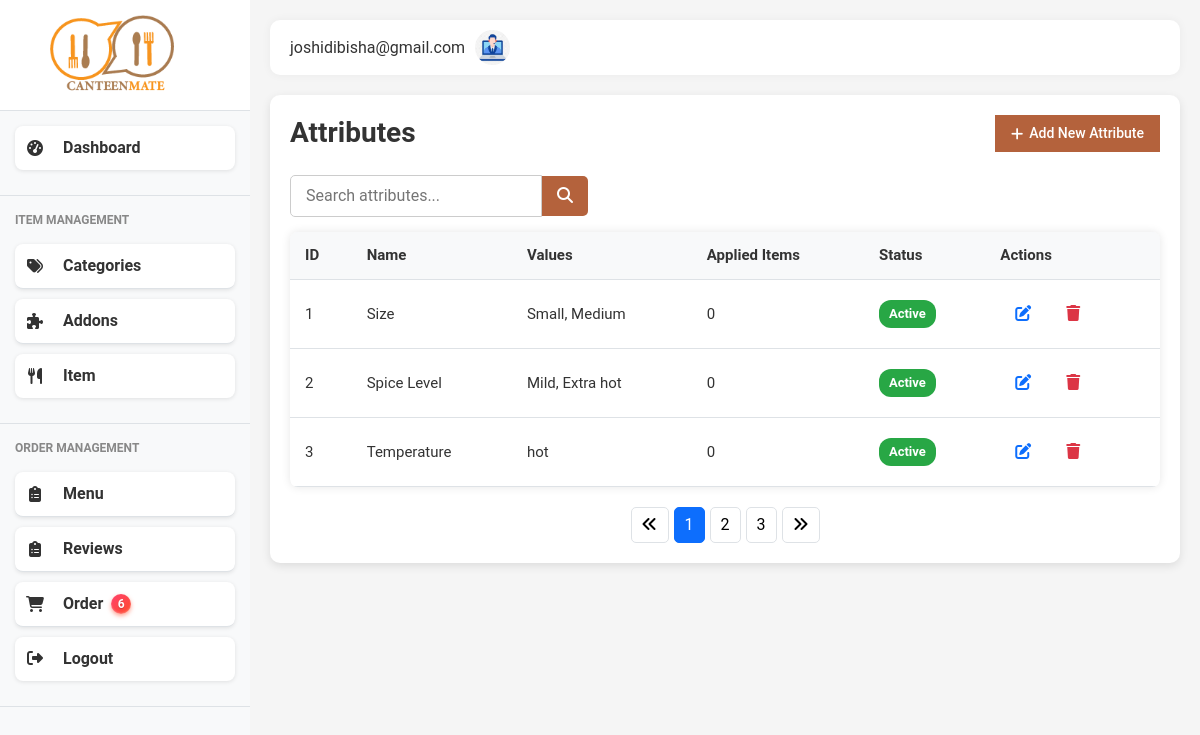
Screenshot of /admin/attributes (signed in) with the database file from the repository.
### models.py (models this page shows, shortened)
class User(db.Model):
    id = db.Column(db.Integer, primary_key=True)
    fullname = db.Column(db.String(100), nullable=False)
    email = db.Column(db.String(100), unique=True, nullable=False)
    password = db.Column(db.String(200), nullable=False)
    role = db.Column(db.String(20), nullable=False)
    phone = db.Column(db.String(10))
    created_at = db.Column(db.DateTime, server_default=db.func.now())

class Attribute(db.Model):
    __tablename__ = 'attributes'
    id = db.Column(db.Integer, primary_key=True)
    name = db.Column(db.String(100), nullable=False, unique=True)
    status = db.Column(db.Boolean, default=True)
    values = db.relationship('AttributeValue', backref='attribute', cascade='all, delete-orphan')

### main.py (the view)
@app.route('/admin/attributes')
@login_required
def attribute():
    user_id = session['user_id']
    user = User.query.get(user_id)
    attributes = Attribute.query.all()
    return render_template('admin/attribute.html',attributes=attributes, user=user, active_page='attributes')

### main.py (called while the page is built)
def login_required(view):
    @functools.wraps(view)
    def wrapped_view(**kwargs):
        if 'user_id' not in session:
            flash('Please log in to access this page', 'warning')
            return redirect(url_for('login'))
        return view(**kwargs)
    return wrapped_view

@app.context_processor
def inject_new_orders_count():
    count = Order.query.filter_by(status='pending').count()
    print(count)
    return dict(new_orders_count=count)

### templates/admin/attribute.html (shortened to what this page needs)
{% extends "admin/admin_base.html" %}
{% block content %}
    <div class="attribute-content">
        <div class="section-header">
            <h1 class="page-title">Attributes</h1>
            <button class="add-btn"><i class="fas fa-plus"></i> Add New Attribute</button>
        </div>
        <div class="section-filters">
        <div class="search-box">
            <input type="text" placeholder="Search attributes...">
           <button><i class="fas fa-search"></i></button>
        </div>
        </div>
        <div class="attributes-list" style="{% with messages = get_flashed_messages(with_categories=true) %}
            {% endwith %}">
            <div class="data-table">
            <table>
                <thead>
                    <tr>
                        <th>ID</th>
                        <th>Name</th>
                        <th>Values</th>
                        <th>Applied Items</th>
                        <th>Status</th>
                        <th>Actions</th>
                    </tr>
                </thead>
                <tbody>
                    {% for attribute in attributes %}
                    <tr>
                        <td>{{ attribute.id }}</td>
                        <td>{{ attribute.name }}</td>
                        <td>
                            {{ attribute.values | map(attribute='value') | join(', ') }}
                        </td>
                        <td>{{ attribute.items|length }}</td>
                        <td>
                            <span class="status-badge {{ 'active' if attribute.status else 'inactive' }}">
                                {{ 'Active' if attribute.status else 'Inactive' }}
                            </span>
                        </td>
                        <td class="actions">
                          <button class="btn-edit"
                              data-id="{{ attribute.id }}"
                              data-name="{{ attribute.name }}"
                              data-status="{{ 'active' if attribute.status else 'inactive' }}"
                              data-values-count="{{ attribute.values|length }}"
                              {% for v in attribute.values %}
                                data-value{{ loop.index0 }}="{{ v.value }}"
                                data-price{{ loop.index0 }}="{{ v.price_adjustment }}"
                              {% endfor %}
                          ><i class="fas fa-edit"></i></button>
                          <button class="btn-delete"><i class="fas fa-trash"></i></button>
                        </td>
                    </tr>
                {% endfor %}
                </tbody>
            </table>
            </div>
        </div>
        <div class="pagination">
            <button class="btn-page"><i class="fas fa-angles-left"></i> </button>
            <button class="btn-page active">1</button>
            <button class="btn-page">2</button>
            <button class="btn-page">3</button>
            <button class="btn-page"><i class="fas fa-angles-right"></i> </button>
        </div>
    </div>
    {% endblock %}

### templates/admin/admin_base.html (shortened to what this page needs)
<!DOCTYPE html>
<html lang="en">
<head>
    <link href="https://cdnjs.cloudflare.com/ajax/libs/bootstrap/5.3.0/css/bootstrap.min.css" rel="stylesheet">
    <link href="https://cdnjs.cloudflare.com/ajax/libs/font-awesome/6.4.0/css/all.min.css" rel="stylesheet">
    <link href="{{ url_for('static', filename='css/style.css') }}" rel="stylesheet">
    <link href="{{ url_for('static', filename='css/admin_styles.css') }}" rel="stylesheet">
    <link href="{{ url_for('static', filename='css/content-page.css') }}" rel="stylesheet">
</head>
<body>
    <div class="d-flex">
    <div class="sidebar">
        <div class="brand">
            <img src="{{ url_for('static', filename='img/logo.png') }}" href={{ url_for('dashboard')}} alt="Canteen Logo">
        </div>
        <nav>
            <div class="menu-section">
                <a href="{{ url_for('dashboard')}}" class="menu-item {% if active_page == 'dashboard' %}active{% endif %}">
                    <i class="fas fa-tachometer-alt"></i>
                    Dashboard
                </a>
            </div>
            <div class="menu-section">
                <div class="menu-title">ITEM MANAGEMENT</div>
                <a href="{{ url_for('categories') }}" class="menu-item {% if active_page == 'categories' %}active{% endif %}">
                    <i class="fas fa-tags"></i>
                    Categories
                </a>
                <a href="{{ url_for('addons')}}" class="menu-item {% if active_page == 'addons' %}active{% endif %}">
                    <i class="fas fa-puzzle-piece"></i>
                    Addons
                </a>
                <a href="{{ url_for('items')}}" class="menu-item  {% if active_page == 'items' %}active{% endif %}">
                    <i class="fas fa-utensils"></i>
                    Item
                </a>
            </div>
            <div class="menu-section">
                <div class="menu-title">ORDER MANAGEMENT</div>
                <a href="{{ url_for('menu') }}" class="menu-item  {% if active_page == 'menu' %}active{% endif %}">
                    <i class="fas fa-clipboard-list"></i>
                    Menu
                </a>
                <a href="{{ url_for('admin_reviews') }}" class="menu-item  {% if active_page == 'reviews' %}active{% endif %}">
                    <i class="fas fa-clipboard-list"></i>
                    Reviews
                </a>
               <a href="{{ url_for('admin_orders') }}" class="menu-item {% if active_page == 'admin_orders' %}active{% endif %}">
                <i class="fas fa-shopping-cart"></i>
                Order
                {% if new_orders_count > 0 %}
                <span class="order_badge">{{ new_orders_count }}</span>
                {% endif %}
            </a>
                <a href="{{ url_for('logout') }}" class="menu-item {% if active_page == 'logout' %}active{% endif %}">
                    <div class="menu-icon"><i class="fas fa-sign-out-alt"></i></div>
                    <div class="menu-text">Logout</div>
                </a>
            </div>
        </nav>
    </div>
    <div class="content-wrapper">
        <div class="top-navbar">
            <div class="d-flex align-items-center">
                <div class="user-profile">
                    <div class="user-info">
                        <div class="user-email">{{ user.email }}</div>
                    </div>
                    <img src="{{ url_for('static', filename='img/admin.jpg') }}" alt="User Avatar">
                </div>
            </div>
        </div>
    {% block content %}{% endblock %}
</body>
</html>

### static/css/style.css (style rules this page uses)
:root { --primary-color: #f7941d; --secondary-color: #e74c3c; --light-gray: #f8f9fa; --dark-gray: #343a40; --success-color: #28a745; --warning-color: #ffc107; --danger-color: #dc3545; --border-color: #dee2e6; }
body { font-family: 'Segoe UI', Tahoma, Geneva, Verdana, sans-serif; background-color: #f5f5f5; overflow-x: hidden; }
.d-flex { display: flex; }
.sidebar { height: 100vh; flex: 0 0 clamp(200px, 25%, 250px); overflow-y: auto; position: fixed; width: clamp(200px, 25%, 250px); background-color: #f8f9fa; transition: transform 0.3s ease, width 0.3s ease; z-index: 1000; }
.brand { background-color: white; padding: 15px; border-bottom: 1px solid var(--border-color); display: flex; align-items: center; padding-left: 20%; }
.brand img { height: 80px; }
.menu-section { padding: 15px; border-bottom: 1px solid var(--border-color); }
.menu-title { font-size: 12px; color: #888; font-weight: bold; margin-bottom: 15px; text-transform: uppercase; }
.menu-item { display: flex; align-items: center; gap: 8px; background: #fff; padding: 12px 20px; margin-bottom: 10px; border-radius: 8px; text-decoration: none; color: #333; box-shadow: 0 1px 4px rgb(0 0 0 / 0.1); width: 220px; font-weight: 600; user-select: none; }
.order_badge { display: inline-flex; align-items: center; justify-content: center; min-width: 20px; height: 20px; padding: 0 6px; font-size: 12px; font-weight: 600; color: white; background: linear-gradient(135deg, #ff416c, #ff4b2b); border-radius: 12px; box-shadow: 0 2px 4px rgba(255, 75, 43, 0.5), inset 0 -1px 2px rgba(255, 255, 255, 0.3); user-select: none; transition: background 0.3s ease, transform 0.15s ease; cursor: default; text-shadow: 0 1px 1px rgba(0,0,0,0.2); }
.menu-item i { width: 20px; text-align: center; margin-right: 10px; }
.content-wrapper { margin-left: clamp(200px, 25%, 250px); padding: 20px; width: calc(100% - clamp(200px, 25%, 250px)); transition: margin-left 0.3s ease, width 0.3s ease; overflow-x: hidden; }
.top-navbar { display: flex; justify-content: space-between; align-items: center; background-color: white; border-radius: 10px; padding: 10px 20px; margin-bottom: 20px; box-shadow: 0 0 10px rgba(0,0,0,0.05); }
.user-profile { display: flex; align-items: center; gap: 10px; }
.user-profile img { width: 40px; height: 40px; border-radius: 50%; object-fit: cover; }
.user-profile .user-info { display: flex; flex-direction: column; }
.section-header { display: flex; justify-content: space-between; align-items: center; margin-bottom: 15px; }
.page-title { font-size: 28px; font-weight: 700; }
.add-btn { background-color: #007bff; color: white; border: none; padding: 8px 16px; font-size: 14px; border-radius: 5px; cursor: pointer; display: flex; align-items: center; gap: 6px; transition: background-color 0.3s ease; }
.section-filters { display: flex; justify-content: space-between; align-items: center; margin-bottom: 15px; gap: 15px; flex-wrap: wrap; }
.data-table { overflow-x: auto; border-radius: 8px; box-shadow: 0 0 10px rgb(0 0 0 / 0.1); }
.data-table table { width: 100%; border-collapse: collapse; min-width: 600px; }
.data-table th, .data-table td { padding: 12px 16px; text-align: left; border-bottom: 1px solid #eee; vertical-align: middle; font-size: 15px; }
.data-table thead { background-color: #f8f9fa; font-weight: 600; font-size: 16px; }
.status-badge { display: inline-block; padding: 4px 10px; font-size: 13px; font-weight: 600; border-radius: 12px; color: white; user-select: none; }
.status-badge.active { background-color: #28a745; }
.actions { display: flex; gap: 10px; }

### static/css/content-page.css (style rules this page uses)
.categories-content, .attribute-content, .units-content { background-color: #fff; border-radius: 10px; padding: 20px; box-shadow: 0 3px 10px rgba(0, 0, 0, 0.1); }

### rows the page displays
User: email "joshidibisha@gmail.com"
Attribute: id "1", name "Size", values|map "Small, Medium", items|length "0", status "Active"
Attribute: id "2", name "Spice Level", values|map "Mild, Extra hot", items|length "0", status "Active"
Attribute: id "3", name "Temperature", values|map "hot", items|length "0", status "Active"

### other values shown
{{ new_orders_count }} "6"
